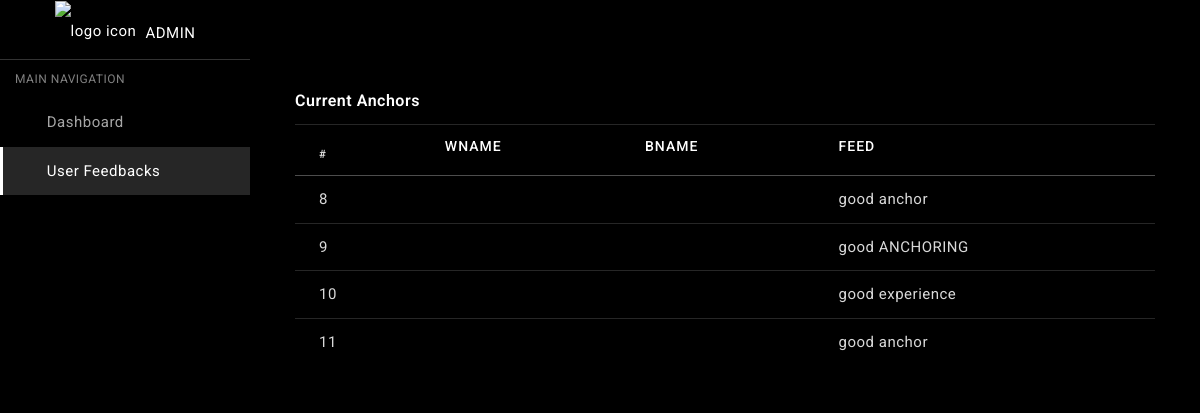
Screenshot of /userfeedback with the database file from the repository.
### app/models.py (models this page shows, shortened)
class ufeed(models.Model):
    username = models.CharField(max_length=55)
    anchorname = models.CharField(max_length=555)
    email= models.EmailField()
    feed = models.CharField(max_length=55)

### app/views.py (the view)
# urls.py: path('userfeedback',views.mainfeed),
def mainfeed(re):
    d = ufeed.objects.all()
    return render(re,'userfeedback.html',{'r': d})

### template/userfeedback.html (shortened to what this page needs)
<!DOCTYPE html>
{% load static %}
<html lang="en">
<head>
  <link href="{% static 'assets-dash/css/pace.min.css' %}" rel="stylesheet"/>
  <link href="{% static 'assets-dash/plugins/simplebar/css/simplebar.css' %}" rel="stylesheet"/>
  <link href="{% static 'assets-dash/css/bootstrap.min.css' %}" rel="stylesheet"/>
  <link href="{% static 'assets-dash/css/animate.css' %}" rel="stylesheet" type="text/css"/>
  <link href="{% static 'assets-dash/css/icons.css' %}" rel="stylesheet" type="text/css"/>
  <link href="{% static 'assets-dash/css/sidebar-menu.css' %}" rel="stylesheet"/>
  <link href="{% static 'assets-dash/css/app-style.css' %}" rel="stylesheet"/>
</head>
<body class="bg-theme bg-theme1">
 <div id="wrapper">
   <div id="sidebar-wrapper" data-simplebar="" data-simplebar-auto-hide="true">
     <div class="brand-logo">
      <a href="index.html01">
       <img src="{% static 'assets-dash/images/logo-icon.png' %}" class="logo-icon" alt="logo icon">
       <h5 class="logo-text">Admin</h5>
     </a>
   </div>
   <ul class="sidebar-menu do-nicescrol">
      <li class="sidebar-header">MAIN NAVIGATION</li>
      <li>
        <a href="dash">
          <i class="zmdi zmdi-view-dashboard"></i> <span>Dashboard</span>
        </a>
      </li>
     <li>
        <a href="userfeedback">
          <i class="zmdi zmdi-assignment"></i> <span>User Feedbacks</span>
        </a>
      </li>
   </ul>
   </div>
<header class="topbar-nav">
 <nav class="navbar navbar-expand fixed-top">
  <ul class="navbar-nav mr-auto align-items-center">
    <li class="nav-item">
      <a class="nav-link toggle-menu" href="javascript:void();">
       <i class="icon-menu menu-icon"></i>
     </a>
    </li>
 </nav>
</header>
  <div class="content-wrapper">
    <div class="container-fluid">
      <div class="row">
        <div class="col-lg-12">
          <div class="card">
            <div class="card-body">
              <h5 class="card-title">Current Anchors</h5>
			  <div class="table-responsive">
              <table class="table table-striped">
                <thead>
                  <tr>
                    <th scope="col">#</th>
                      <th scope="col"><h6>wname</h6></th>
                      <th scope="col"><h6>bname</h6></th>
                      <th scope="col"><h6>feed</h6></th>
                  </tr>
                </thead>
                <tbody>
                    <tr class="table-body-row">
                        {% for i in r %}
                            <td>{{i.id}}</td>
                            <td>{{i.wname}}</td>
                            <td>{{i.bname}}</td>
                            <td>{{i.feed}}</td>
                    </tr>
                        {% endfor %}
                </tbody>
              </table>
            </div>
            </div>
          </div>
        </div>
      </div>
    </div>
    </div>
   <div class="right-sidebar">
    <div class="switcher-icon">
      <i class="zmdi zmdi-settings zmdi-hc-spin"></i>
    </div>
   </div>
  </div>
</body>
</html>

### staticfile/assets-dash/css/sidebar-menu.css (style rules this page uses)
.sidebar-menu { list-style: none; margin: 0; padding: 0; background-color: transparent; }
.sidebar-menu>li { position: relative; margin: 0; padding: 0; }
.sidebar-menu>li>a { padding: 13px 5px 13px 15px; display: block; border-left: 3px solid transparent; color: rgba(255, 255, 255, 0.65); font-size: 15px; }
.sidebar-menu>li:hover>a, .sidebar-menu>li.active>a { color: #ffffff; background: rgba(255, 255, 255, 0.15); border-left-color: #ffffff; }
.sidebar-menu li.sidebar-header { padding: 10px 25px 10px 15px; font-size: 12px; color: rgba(255, 255, 255, 0.5); }
.sidebar-menu a { color: #b8c7ce; text-decoration: none; }

### rows the page displays
ufeed: id "8", feed "good anchor"
ufeed: id "9", feed "good ANCHORING"
ufeed: id "10", feed "good experience"
ufeed: id "11", feed "good anchor"
